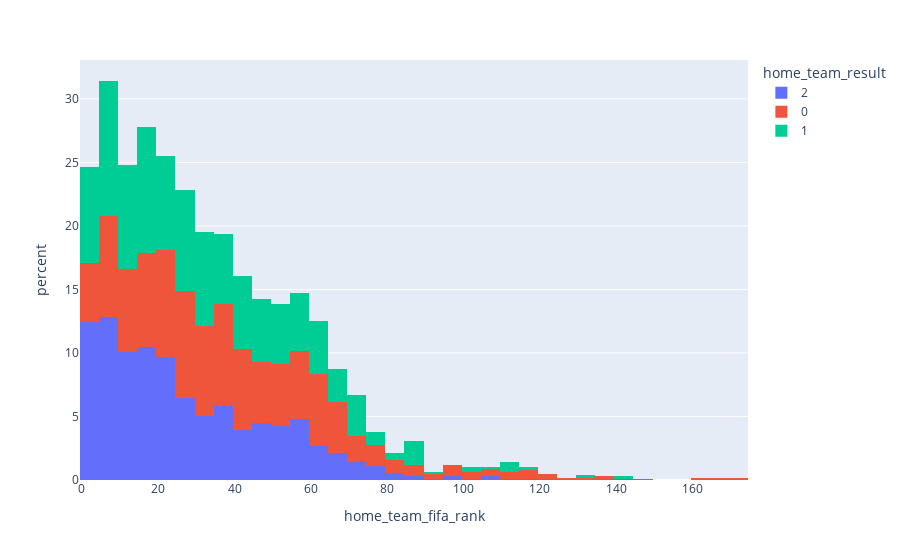

The cell this chart's notebook holds for it:
### Code cell
# plotly histogram of home_team_fifa_rank
fig = px.histogram(train, x='home_team_fifa_rank', 
                    color='home_team_result',
                    # show percentages
                    histnorm='percent',
                    )
fig.show()

### Figure 1 — Plotly figure (JSON) as saved in the notebook; plotly's stock layout.template omitted (floating-point values rounded to 4 significant figures; data arrays with more than 128 entries replaced by an {"elided": "..."} marker saying what was removed)
{"data": [{"alignmentgroup": "True", "bingroup": "x", "histnorm": "percent", "hovertemplate": "home_team_result=2<br>home_team_fifa_rank=%{x}<br>percent=%{y}<extra></extra>", "legendgroup": "2", "marker": {"color": "#636efa", "pattern": {"shape": ""}}, "name": "2", "offsetgroup": "2", "orientation": "v", "showlegend": true, "type": "histogram", "x": {"elided": "933 int values"}, "xaxis": "x", "yaxis": "y"}, {"alignmentgroup": "True", "bingroup": "x", "histnorm": "percent", "hovertemplate": "home_team_result=0<br>home_team_fifa_rank=%{x}<br>percent=%{y}<extra></extra>", "legendgroup": "0", "marker": {"color": "#EF553B", "pattern": {"shape": ""}}, "name": "0", "offsetgroup": "0", "orientation": "v", "showlegend": true, "type": "histogram", "x": {"elided": "581 int values"}, "xaxis": "x", "yaxis": "y"}, {"alignmentgroup": "True", "bingroup": "x", "histnorm": "percent", "hovertemplate": "home_team_result=1<br>home_team_fifa_rank=%{x}<br>percent=%{y}<extra></extra>", "legendgroup": "1", "marker": {"color": "#00cc96", "pattern": {"shape": ""}}, "name": "1", "offsetgroup": "1", "orientation": "v", "showlegend": true, "type": "histogram", "x": {"elided": "527 int values"}, "xaxis": "x", "yaxis": "y"}], "layout": {"barmode": "relative", "legend": {"title": {"text": "home_team_result"}, "tracegroupgap": 0}, "margin": {"t": 60}, "xaxis": {"anchor": "y", "domain": [0, 1], "title": {"text": "home_team_fifa_rank"}}, "yaxis": {"anchor": "x", "domain": [0, 1], "title": {"text": "percent"}}}}
